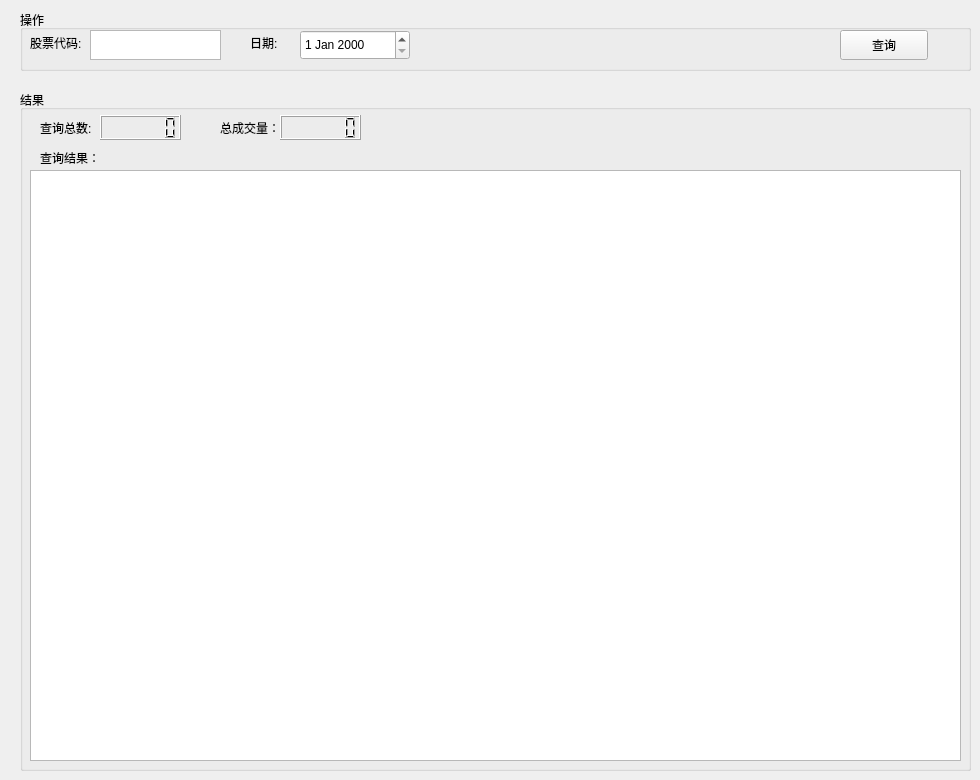
                <widget class="QWidget" name="_14_2_1_1">
                    <attribute name="title">
                        <string>14.2.1-1</string>
                    </attribute>
                    <widget class="QGroupBox" name="groupBox">
                        <property name="enabled">
                            <bool>true</bool>
                        </property>
                        <property name="geometry">
                            <rect>
                                <x>20</x>
                                <y>10</y>
                                <width>951</width>
                                <height>61</height>
                            </rect>
                        </property>
                        <property name="locale">
                            <locale language="English" country="UnitedStates"/>
                        </property>
                        <property name="title">
                            <string>操作</string>
                        </property>
                        <widget class="QTextEdit" name="stock_code_edit_0">
                            <property name="geometry">
                                <rect>
                                    <x>70</x>
                                    <y>20</y>
                                    <width>131</width>
                                    <height>30</height>
                                </rect>
                            </property>
                        </widget>
                        <widget class="QLabel" name="stock_code_label_0">
                            <property name="geometry">
                                <rect>
                                    <x>10</x>
                                    <y>25</y>
                                    <width>71</width>
                                    <height>16</height>
                                </rect>
                            </property>
                            <property name="text">
                                <string>股票代码:</string>
                            </property>
                        </widget>
                        <widget class="QDateEdit" name="current_date_edit_0">
                            <property name="geometry">
                                <rect>
                                    <x>280</x>
                                    <y>20</y>
                                    <width>110</width>
                                    <height>30</height>
                                </rect>
                            </property>
                        </widget>
                        <widget class="QLabel" name="current_date_label_0">
                            <property name="geometry">
                                <rect>
                                    <x>230</x>
                                    <y>25</y>
                                    <width>41</width>
                                    <height>16</height>
                                </rect>
                            </property>
                            <property name="text">
                                <string>日期:</string>
                            </property>
                        </widget>
                        <widget class="QPushButton" name="search_button_0">
                            <property name="geometry">
                                <rect>
                                    <x>820</x>
                                    <y>20</y>
                                    <width>88</width>
                                    <height>30</height>
                                </rect>
                            </property>
                            <property name="text">
                                <string>查询</string>
                            </property>
                        </widget>
                    </widget>
                    <widget class="QGroupBox" name="groupBox_2">
                        <property name="enabled">
                            <bool>true</bool>
                        </property>
                        <property name="geometry">
                            <rect>
                                <x>20</x>
                                <y>90</y>
                                <width>951</width>
                                <height>681</height>
                            </rect>
                        </property>
                        <property name="title">
                            <string>结果</string>
                        </property>
                        <widget class="QLabel" name="search_tip_label_0">
                            <property name="geometry">
                                <rect>
                                    <x>20</x>
                                    <y>30</y>
                                    <width>72</width>
                                    <height>15</height>
                                </rect>
                            </property>
                            <property name="text">
                                <string>查询总数:</string>
                            </property>
                        </widget>
                        <widget class="QLCDNumber" name="search_num_0">
                            <property name="geometry">
                                <rect>
                                    <x>80</x>
                                    <y>25</y>
                                    <width>81</width>
                                    <height>25</height>
                                </rect>
                            </property>
                            <property name="digitCount">
                                <number>6</number>
                            </property>
                        </widget>
                        <widget class="QLabel" name="label">
                            <property name="geometry">
                                <rect>
                                    <x>20</x>
                                    <y>60</y>
                                    <width>72</width>
                                    <height>15</height>
                                </rect>
                            </property>
                            <property name="text">
                                <string>查询结果：</string>
                            </property>
                        </widget>
                        <widget class="QTableView" name="search_table_result_0">
                            <property name="geometry">
                                <rect>
                                    <x>10</x>
                                    <y>80</y>
                                    <width>931</width>
                                    <height>591</height>
                                </rect>
                            </property>
                        </widget>
                        <widget class="QLCDNumber" name="total_vol_0">
                            <property name="geometry">
                                <rect>
                                    <x>260</x>
                                    <y>25</y>
                                    <width>81</width>
                                    <height>25</height>
                                </rect>
                            </property>
                            <property name="digitCount">
                                <number>6</number>
                            </property>
                        </widget>
                        <widget class="QLabel" name="search_tip_label_3">
                            <property name="geometry">
                                <rect>
                                    <x>200</x>
                                    <y>30</y>
                                    <width>72</width>
                                    <height>15</height>
                                </rect>
                            </property>
                            <property name="text">
                                <string>总成交量：</string>
                            </property>
                        </widget>
                    </widget>
                </widget>
